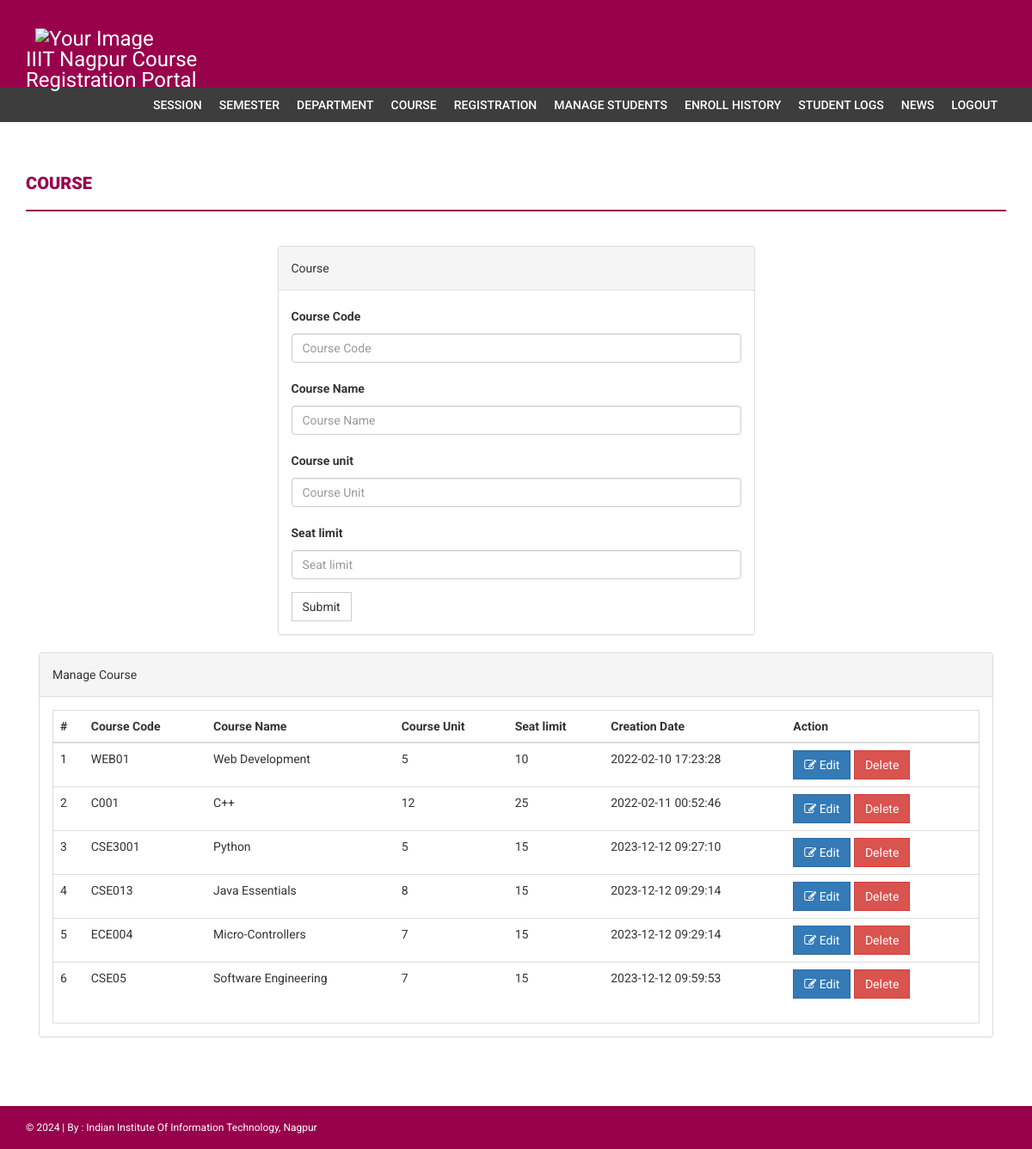
Page /admin/course.php (signed in) on the committed database.
### tables this page shows
CREATE TABLE `course` (
  `id` int NOT NULL,
  `courseCode` varchar(255) DEFAULT NULL,
  `courseName` varchar(255) DEFAULT NULL,
  `courseUnit` varchar(255) DEFAULT NULL,
  `noofSeats` int DEFAULT NULL,
  `creationDate` timestamp NULL DEFAULT CURRENT_TIMESTAMP,
  `updationDate` varchar(255) DEFAULT NULL
);

### admin/course.php (the view, shortened to what this page needs)
<?php
if(strlen($_SESSION['alogin'])==0)
    {
header('location:index.php');
}
else{
?>
<!DOCTYPE html>
<html xmlns="http://www.w3.org/1999/xhtml">
<head>
    <link href="../assets/css/bootstrap.css" rel="stylesheet" />
    <link href="../assets/css/font-awesome.css" rel="stylesheet" />
    <link href="../assets/css/style.css" rel="stylesheet" />
</head>
<body>
<?php include('includes/header.php');?>
<?php if($_SESSION['alogin']!="")
{
 include('includes/menubar.php');
}
 ?>
    <div class="content-wrapper">
        <div class="container">
              <div class="row">
                    <div class="col-md-12">
                        <h1 class="page-head-line">Course  </h1>
                    </div>
                </div>
                <div class="row" >
                  <div class="col-md-3"></div>
                    <div class="col-md-6">
                        <div class="panel panel-default">
                        <div class="panel-heading">
                           Course
                        </div>
                        <div class="panel-body">
                       <form name="dept" method="post">
   <div class="form-group">
    <label for="coursecode">Course Code  </label>
    <input type="text" class="form-control" id="coursecode" name="coursecode" placeholder="Course Code" required />
  </div>
 <div class="form-group">
    <label for="coursename">Course Name  </label>
    <input type="text" class="form-control" id="coursename" name="coursename" placeholder="Course Name" required />
  </div>
<div class="form-group">
    <label for="courseunit">Course unit  </label>
    <input type="text" class="form-control" id="courseunit" name="courseunit" placeholder="Course Unit" required />
  </div>
<div class="form-group">
    <label for="seatlimit">Seat limit  </label>
    <input type="text" class="form-control" id="seatlimit" name="seatlimit" placeholder="Seat limit" required />
  </div>
 <button type="submit" name="submit" class="btn btn-default">Submit</button>
</form>
                            </div>
                            </div>
                    </div>
                </div>
                <div class="col-md-12">
                    <div class="panel panel-default">
                        <div class="panel-heading">
                            Manage Course
                        </div>
                        <div class="panel-body">
                            <div class="table-responsive table-bordered">
                                <table class="table">
                                    <thead>
                                        <tr>
                                            <th>#</th>
                                            <th>Course Code</th>
                                            <th>Course Name </th>
                                            <th>Course Unit</th>
                                            <th>Seat limit</th>
                                             <th>Creation Date</th>
                                             <th>Action</th>
                                        </tr>
                                    </thead>
                                    <tbody>
<?php
$sql=mysqli_query($con,"select * from course");
$cnt=1;
while($row=mysqli_fetch_array($sql))
{
?>
                                        <tr>
                                            <td><?php echo $cnt;?></td>
                                            <td><?php echo htmlentities($row['courseCode']);?></td>
                                            <td><?php echo htmlentities($row['courseName']);?></td>
                                            <td><?php echo htmlentities($row['courseUnit']);?></td>
                                             <td><?php echo htmlentities($row['noofSeats']);?></td>
                                            <td><?php echo htmlentities($row['creationDate']);?></td>
                                            <td>
                                            <a href="edit-course.php?id=<?php echo $row['id']?>">
<button class="btn btn-primary"><i class="fa fa-edit "></i> Edit</button> </a>
  <a href="course.php?id=<?php echo $row['id']?>&del=delete" onClick="return confirm('Are you sure you want to delete?')">
                                            <button class="btn btn-danger">Delete</button>
</a>
                                            </td>
                                        </tr>
<?php
$cnt++;
} ?>
                                    </tbody>
                                </table>
                            </div>
                        </div>
                    </div>
                </div>
            </div>
        </div>
  <?php include('includes/footer.php');?>
</body>
</html>
<?php } ?>

### assets/css/style.css (style rules this page uses)
body { font-family: 'Roboto', sans-serif; line-height: 30px; }
.content-wrapper { margin-top: 40px; min-height: 600px; padding-bottom: 60px; }
.page-head-line { font-weight: 900; padding-bottom: 20px; border-bottom: 2px solid rgb(153, 0, 76); text-transform: uppercase; color: rgb(153, 0, 76); font-size: 20px; margin-bottom: 40px; }
.btn { border-radius: 0px; -webkit-border-radius: 0px; -moz-border-radius: 0px; }

### rows in the picture
course: courseCode "WEB01", courseName "Web Development", courseUnit "5", noofSeats "10", creationDate "2022-02-10 17:23:28"
course: courseCode "C001", courseName "C++", courseUnit "12", noofSeats "25", creationDate "2022-02-11 00:52:46"
course: courseCode "CSE3001", courseName "Python", courseUnit "5", noofSeats "15", creationDate "2023-12-12 09:27:10"
course: courseCode "CSE013", courseName "Java Essentials", courseUnit "8", noofSeats "15", creationDate "2023-12-12 09:29:14"
course: courseCode "ECE004", courseName "Micro-Controllers", courseUnit "7", noofSeats "15", creationDate "2023-12-12 09:29:14"
course: courseCode "CSE05", courseName "Software Engineering", courseUnit "7", noofSeats "15", creationDate "2023-12-12 09:59:53"
